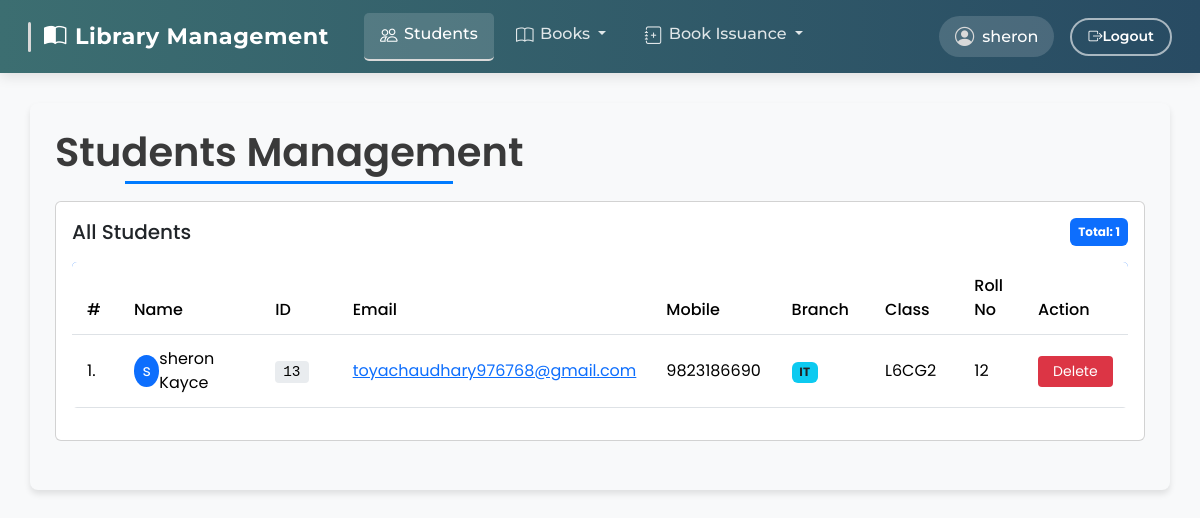
Page /view_students/ (signed in) on the committed database.
### library/models.py (models this page shows, shortened)
class Student(models.Model):
    user = models.OneToOneField(User, on_delete=models.CASCADE)
    classroom = models.CharField(max_length=10)
    branch = models.CharField(max_length=10)
    roll_no = models.CharField(max_length=3, blank=True)
    phone = models.CharField(max_length=10, blank=True)
    image = models.ImageField(upload_to="", blank=True)

### library/views.py (the view)
# urls.py: path("view_students/", views.view_students, name="view_students"),
@login_required(login_url = '/admin_login')
def view_students(request):
    students = Student.objects.all()
    return render(request, "view_students.html", {'students':students})

### library/templates/view_students.html (shortened to what this page needs)
{% extends 'admin_navbar.html' %}
{% load static %}
{% block css %}
<link rel="stylesheet" href="https://cdnjs.cloudflare.com/ajax/libs/datatables/1.10.21/css/dataTables.bootstrap4.min.css">
{% endblock %}
{% block body %}
<div class="container student-list-container">
    <h1 class="text-center list-header">Students Management</h1>
    <div class="card mb-4">
        <div class="card-body">
            <div class="d-flex justify-content-between align-items-center mb-3">
                <h5 class="card-title mb-0">
                     All Students
                </h5>
                <span class="badge bg-primary p-2">Total: {{ students|length }}</span>
            </div>
            {% if students %}
            <div class="table-responsive">
                <table class="table table-custom" id="studentsTable">
                    <thead>
                        <tr>
                            <th width="5%">#</th>
                            <th width="18%">Name</th>
                            <th width="10%">ID</th>
                            <th width="18%">Email</th>
                            <th width="12%">Mobile</th>
                            <th width="10%">Branch</th>
                            <th width="10%">Class</th>
                            <th width="7%">Roll No</th>
                            <th width="10%">Action</th>
                        </tr>
                    </thead>
                    <tbody>
                        {% for student in students %}
                        <tr>
                            <td>{{ forloop.counter }}.</td>
                            <td>
                                <div class="d-flex align-items-center">
                                    <div class="avatar-sm bg-primary text-white rounded-circle d-flex align-items-center justify-content-center mr-2" style="width: 32px; height: 32px;">
                                        {{ student.user.get_full_name|slice:":1" }}
                                    </div>
                                    <div>{{ student.user.get_full_name }}</div>
                                </div>
                            </td>
                            <td><span class="student-id">{{ student.user.id }}</span></td>
                            <td><a href="mailto:{{ student.user.email }}">{{ student.user.email }}</a></td>
                            <td>{{ student.phone }}</td>
                            <td>
                                <span class="badge bg-info text-dark">{{ student.branch }}</span>
                            </td>
                            <td>{{ student.classroom }}</td>
                            <td>{{ student.roll_no }}</td>
                            <td>
                                <a href="/delete_student/{{ student.id }}/"
                                   class="btn btn-delete btn-sm"
                                   onclick="return confirm('Are you sure you want to delete this student?')">
                                     Delete
                                </a>
                            </td>
                        </tr>
                        {% endfor %}
                    </tbody>
                </table>
            </div>
            {% else %}
            <div class="empty-message">
                <i class="fas fa-info-circle mr-2"></i> No students found in the database.
            </div>
            {% endif %}
        </div>
    </div>
</div>
{% endblock %}

### library/templates/admin_navbar.html (shortened to what this page needs)
<!doctype html>
<html lang="en">
  <head>
    <link href="https://cdn.jsdelivr.net/npm/bootstrap@5.3.2/dist/css/bootstrap.min.css" rel="stylesheet">
    <link rel="stylesheet" href="https://cdn.datatables.net/1.13.6/css/jquery.dataTables.min.css">
    <link rel="stylesheet" href="https://cdn.datatables.net/buttons/2.4.1/css/buttons.dataTables.min.css">
    <link href="https://cdn.jsdelivr.net/npm/bootstrap-icons@1.11.1/font/bootstrap-icons.css" rel="stylesheet">
    {% block css %}{% endblock %}
  </head>
  <body>
    <nav class="navbar navbar-expand-lg navbar-dark">
      <div class="container-fluid">
        <a class="navbar-brand" href="#">
          <i class="bi bi-book-half me-2"></i>Library Management
        </a>
        <div class="collapse navbar-collapse" id="mainNavigation">
          <ul class="navbar-nav me-auto mb-2 mb-lg-0">
            <li class="nav-item">
              <a class="nav-link" href="/view_students/">
                <i class="bi bi-people"></i>Students
              </a>
            </li>
            <li class="nav-item dropdown">
              <a class="nav-link dropdown-toggle" href="#" id="booksDropdown" role="button" data-bs-toggle="dropdown" aria-expanded="false">
                <i class="bi bi-book"></i>Books
              </a>
            </li>
            <li class="nav-item dropdown">
              <a class="nav-link dropdown-toggle" href="#" id="issueBookDropdown" role="button" data-bs-toggle="dropdown" aria-expanded="false">
                <i class="bi bi-journal-plus"></i>Book Issuance
              </a>
            </li>
          </ul>
          <div class="d-flex align-items-center">
            <span class="navbar-text">
              <i class="bi bi-person-circle"></i>{{ request.user }}
            </span>
            <a href="/logout/" class="btn btn-outline-danger btn-sm ms-3">
              <i class="bi bi-box-arrow-right"></i>Logout
            </a>
          </div>
        </div>
      </div>
    </nav>
    <div class="container-fluid mt-4">
      {% block body %}{% endblock %}
    </div>
  </body>
</html>

### library/templates/admin_navbar.html (style rules this page uses)
:root { --primary: #3c6e71; --secondary: #284b63; --accent: #d9d9d9; --light: #f0f9ff; --dark: #353535; --danger: #d62828; }
body { font-family: 'Poppins', sans-serif; background-color: #f8f9fa; }
.navbar { background: linear-gradient(to right, var(--primary), var(--secondary)) !important; padding: 0.8rem 1rem; box-shadow: 0 4px 12px rgba(0, 0, 0, 0.1); font-family: 'Montserrat', sans-serif; }
.navbar-brand { font-weight: 700; font-size: 1.4rem; color: white !important; letter-spacing: 0.5px; padding: 0.25rem 1rem; position: relative; transition: all 0.3s ease; }
.navbar-brand::before { content: ''; position: absolute; height: 30px; width: 3px; background-color: var(--accent); left: 0; top: 50%; transform: translateY(-50%); border-radius: 2px; }
.nav-link { color: rgba(255, 255, 255, 0.85) !important; font-weight: 500; padding: 0.6rem 1rem !important; margin: 0 0.2rem; border-radius: 5px; transition: all 0.3s ease; }
.nav-link.active { color: white !important; background-color: rgba(255, 255, 255, 0.15); border-bottom: 2px solid var(--accent); }
.nav-link .bi { font-size: 1.1rem; margin-right: 0.4rem; vertical-align: -0.125em; }
.navbar-text { color: white !important; font-weight: 500; background-color: rgba(255, 255, 255, 0.15); padding: 0.4rem 1rem; border-radius: 50px; display: flex; align-items: center; }
.navbar-text .bi { font-size: 1.2rem; margin-right: 0.5rem; color: var(--accent); }
.btn-outline-danger { border-width: 2px; font-weight: 600; padding: 0.4rem 1rem; border-radius: 50px; transition: all 0.3s ease; color: white; border-color: rgba(255, 255, 255, 0.6); background-color: transparent; }

### library/templates/view_students.html (style rules this page uses)
.student-list-container { background-color: #f8f9fa; border-radius: 8px; box-shadow: 0 4px 6px rgba(0, 0, 0, 0.1); padding: 25px; margin-top: 30px; margin-bottom: 30px; }
.list-header { color: #3a3a3a; font-weight: 600; margin-bottom: 25px; position: relative; display: inline-block; }
.list-header:after { content: ''; position: absolute; width: 70%; height: 3px; background-color: #007bff; bottom: -8px; left: 15%; }
.table-custom { border-collapse: separate; border-spacing: 0; border-radius: 5px; overflow: hidden; }
.table-custom thead { background-color: #0d6efd; color: white; }
.table-custom thead th { border: none !important; padding: 12px 15px; font-weight: 500; }
.table-custom tbody td { padding: 12px 15px; vertical-align: middle; border-top: 1px solid #dee2e6; }
.student-id { background-color: #e9ecef; padding: 3px 8px; border-radius: 4px; font-family: monospace; font-size: 0.9em; }
.btn-delete { background-color: #dc3545; border: none; border-radius: 4px; color: white; padding: 5px 15px; transition: all 0.3s; }

### rows in the picture
Student: user.get_full_name "s", user.get_full_name "sheron Kayce", user.id "13", user.email "toyachaudhary976768@gmail.com", phone "9823186690", branch "IT", classroom "L6CG2", roll_no "12"

### other values in the picture
{{ request.user }} "sheron"
{{ students|length }} "1"
